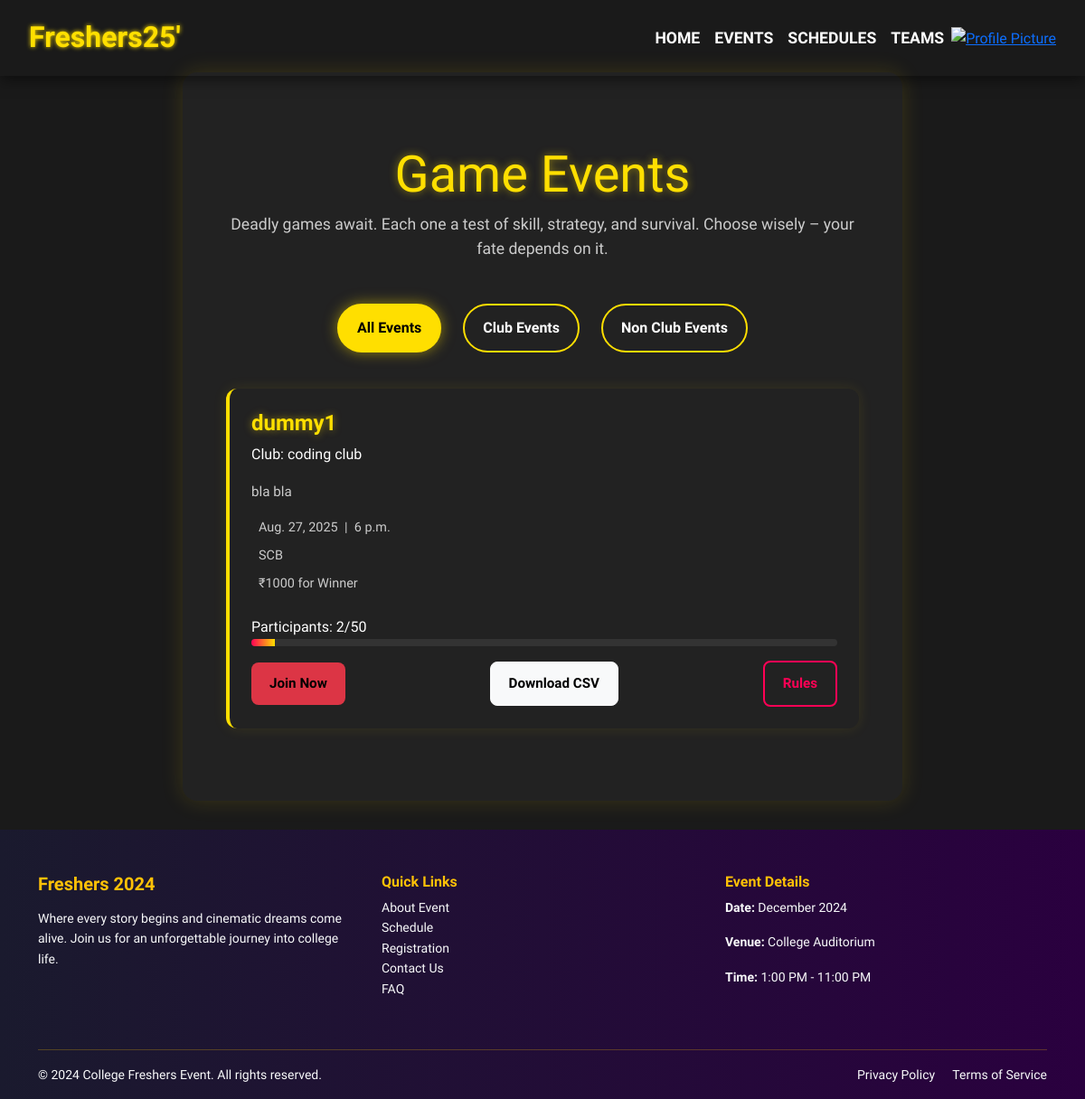
Screenshot of /events/ (signed in) with the database file from the repository.
### freshersapp/models.py (models this page shows, shortened)
class Event(models.Model):
    title = models.CharField(max_length=255)
    club = models.CharField(max_length=100, null=True, blank=True)
    description = models.TextField()
    date = models.DateField()
    time = models.TimeField()
    venue = models.CharField(max_length=255)
    prize = models.IntegerField()
    capacity = models.IntegerField()
    status = models.CharField(choices=[('LIVE', 'Live'), ('UPCOMING', 'Upcoming')])
    event_type = models.CharField(choices=[('club', 'Club Event'), ('non_club', 'Non Club Event')])
    participants = models.PositiveIntegerField(default=0)
    participants_list = models.ManyToManyField(
        settings.AUTH_USER_MODEL, through='EventRegistration', related_name='events_joined'
    )

### freshersapp/views.py (the view)
# urls.py: path('events/',events,name='events'),
def events(request):
    user = request.user
    events = Event.objects.all()
    for event in events:
        event.is_user_coordinator = EventCoordinator.objects.filter(event=event, user=request.user).exists()
    alert = request.GET.get('alert')                                    # NEW
    return render(request,'events.html', {'events': events, 'alert': alert})  # CHANGED

### freshers_frontend/templates/events.html (shortened to what this page needs)
{% extends 'base.html' %}
{% load static %}
{% block extra_css %}
    <link rel="stylesheet" href="{% static 'css/events.css' %}">
{% endblock %}
{% block content %}
<main class="theater-container">
    <div class="theater-stage">
        <div class="events-page">
            <h1 class="heading">Game Events</h1>
            <p class="subtext">
                Deadly games await. Each one a test of skill, strategy, and survival.
                Choose wisely – your fate depends on it.
            </p>
            <ul class="tabs" id="eventTabs">
                <li><button class="tab-button active" data-category="all">All Events</button></li>
                <li><button class="tab-button" data-category="club">Club Events</button></li>
                <li><button class="tab-button" data-category="non_club">Non Club Events</button></li>
            </ul>
            <div class="event-grid" id="eventContainer">
                {% for event in events %}
                <div class="event-card" data-type="{{ event.event_type }}">
                    <h5 class="title">{{ event.title }}</h5>
                    {% if event.club %}
                        <p>Club: {{ event.club }}</p>
                    {% endif %}
                    <p class="description">{{ event.description }}</p>
                    <ul class="event-details">
                        <li> {{ event.date }} | {{ event.time }}</li>
                        <li> {{ event.venue }}</li>
                        <li> ₹{{ event.prize }} for Winner</li>
                    </ul>
                    <div class="progress-section">
                        <label>Participants: {{ event.participants }}/{{ event.capacity }}</label>
                        <div class="progress-bar">
                            <div class="progress-fill"
                                 style="width: {% widthratio event.participants event.capacity 100 %}%;"></div>
                        </div>
                    </div>
                    <div class="button-row">
                        {% if user.is_authenticated %}
                            <a class="btn btn-primary" href="{% url 'join_event' event.id %}">Join Now</a>
                            {% if event.is_user_coordinator %}
                                <a href="{% url 'download_event_csv' event.id %}" class="btn btn-light btn-sm">Download CSV</a>
                            {% endif %}
                        {% else %}
                            <a class="btn btn-primary" href="{% url 'login' %}?next={% url 'join_event' event.id %}">Login to Join</a>
                        {% endif %}
                        <a class="btn btn-outline" href="#">Rules</a>
                    </div>
                </div>
                {% endfor %}
            </div>
        </div>
    </div>
</main>
{% endblock %}

### freshers_frontend/static/css/styles.css (style rules this page uses)
:root { --nav-h: 56px; }
body { font-family: 'Rajdhani', sans-serif; padding: 0 !important; color: #ffffffe0; margin: 0 !important; }

### freshers_frontend/static/css/events.css (style rules this page uses)
:root { --color-primary-gold: #ffdf00; --color-secondary-red: #ff0055; --color-dark-bg: #1a1a1a; --color-card-bg: #222; --color-text-light: #fff; --color-text-muted: #ccc; --color-text-dark: #000; --spacing-sm: 1rem; --spacing-md: 2rem; --spacing-lg: 3rem; }
body { font-family: 'Rajdhani', sans-serif; background: var(--color-dark-bg); color: var(--color-text-light); margin: 0; line-height: 1.6; overflow-x: hidden; display: flex; flex-direction: column; min-height: 100vh; }
.events-page { max-width: 1200px; margin: auto; padding: var(--spacing-md) var(--spacing-sm); }
.theater-container { background: var(--color-dark-bg); display: flex; flex-direction: column; position: relative; overflow-x: hidden; flex: 1; }
.theater-stage { position: relative; z-index: 2; max-width: 1200px; margin: 80px auto var(--spacing-md); background: var(--color-card-bg); border-radius: 16px; padding: var(--spacing-lg) var(--spacing-md); box-shadow: 0 0 25px rgba(255, 215, 0, 0.15); }
.heading { color: var(--color-primary-gold); text-align: center; font-size: clamp(2rem, 5vw, 3.5rem); margin-bottom: 0.5rem; text-shadow: 0 0 10px rgba(255, 223, 0, 0.5); }
.subtext { color: var(--color-text-muted); text-align: center; font-size: clamp(1rem, 2vw, 1.1rem); max-width: 700px; margin: 0 auto var(--spacing-lg); line-height: 1.5; }
.tabs { display: flex; justify-content: center; flex-wrap: wrap; gap: 1.5rem; list-style: none; padding: 0; margin-bottom: 2.5rem; }
.tab-button { background: transparent; border: 2px solid var(--color-primary-gold); color: var(--color-text-light); padding: 0.75rem 1.25rem; cursor: pointer; font-size: 1rem; font-weight: 600; border-radius: 50px; transition: all 0.3s ease; }
.tab-button:hover, .tab-button.active { background: var(--color-primary-gold); color: var(--color-text-dark); box-shadow: 0 0 15px rgba(255, 223, 0, 0.5); }
.event-grid { display: grid; grid-template-columns: repeat(auto-fit, minmax(300px, 1fr)); gap: 2rem; }
.event-card { background: var(--color-card-bg); border-radius: 12px; padding: 1.5rem; box-shadow: 0 0 15px rgba(255, 215, 0, 0.1); transition: transform 0.3s ease, box-shadow 0.3s ease; display: flex; flex-direction: column; border-left: 4px solid #ffdf00; }
.title { font-size: 1.5rem; font-weight: bold; color: var(--color-primary-gold); margin-bottom: 0.5rem; text-shadow: 0 0 8px rgba(255, 223, 0, 0.5); }
.description { font-size: 0.95rem; color: var(--color-text-muted); margin-bottom: 1rem; flex-grow: 1; }
.event-details { list-style: none; padding: 0; margin: 0 0 1rem; font-size: 0.9rem; color: var(--color-text-muted); }
.event-details li { margin-bottom: 0.5rem; }
.progress-section { margin-bottom: 1rem; }
.progress-bar { background: #333; border-radius: 6px; height: 8px; overflow: hidden; }
.progress-fill { background: linear-gradient(90deg, var(--color-secondary-red), var(--color-primary-gold)); height: 100%; transition: width 0.3s ease; }
.button-row { display: flex; justify-content: space-between; align-items: center; margin-top: auto; gap: 1rem; }
.btn { padding: 0.75rem 1.25rem; border-radius: 8px; text-decoration: none; font-weight: 600; font-size: 0.95rem; transition: transform 0.2s ease, opacity 0.2s ease; text-align: center; }
.btn-primary { background: rgba(var(--bs-danger-rgb), var(--bs-bg-opacity)); --bs-bg-opacity: 1; color: var(--color-text-dark); border: none; }
.btn-outline { background: transparent; border: 2px solid var(--color-secondary-red); color: var(--color-secondary-red); }

### freshers_frontend/static/css/nav.css (style rules this page uses)
:root { --color-primary-gold: #ffdf00; --color-secondary-red: #ff0055; --color-dark-bg: #1a1a1a; --color-text-light: #fff; --color-text-dark: #000; }

### rows the page displays
Event: title "dummy1", club "coding club", description "bla bla", date "Aug. 27, 2025", time "6 p.m.", venue "SCB", prize "1000", participants "2", capacity "50", shows "Download CSV"
